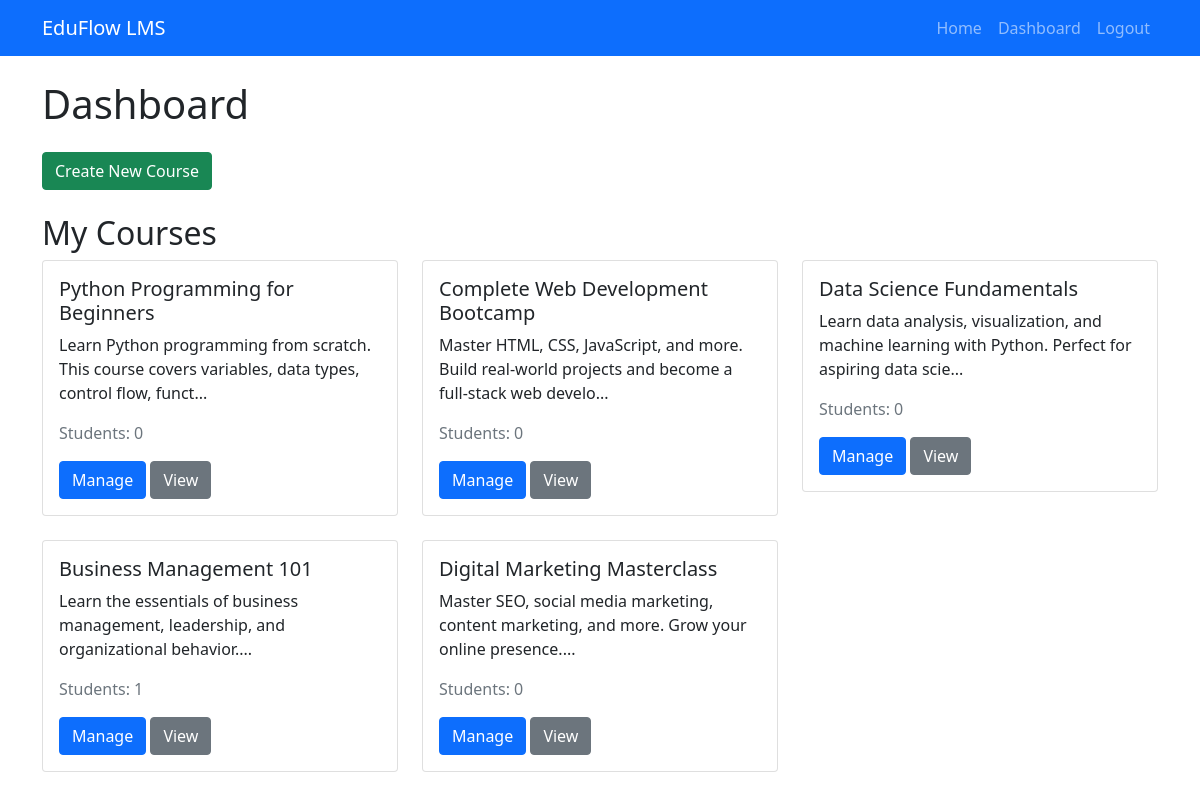
Page /dashboard (signed in) on the committed database.
### models.py (models this page shows)
class Course(db.Model):
    id = db.Column(db.Integer, primary_key=True)
    title = db.Column(db.String(200), nullable=False)
    description = db.Column(db.Text, nullable=False)
    category = db.Column(db.String(100))
    thumbnail = db.Column(db.String(200))
    instructor_id = db.Column(db.Integer, db.ForeignKey('user.id'), nullable=False)
    created_at = db.Column(db.DateTime, default=datetime.utcnow)
    modules = db.relationship('Module', backref='course', lazy=True, cascade='all, delete-orphan')
    enrollments = db.relationship('Enrollment', backref='course', lazy=True)

### app.py (the view)
@app.route('/dashboard')
@login_required
def dashboard():
    if current_user.is_instructor:
        teaching_courses = Course.query.filter_by(instructor_id=current_user.id).all()
        return render_template('dashboard.html', teaching_courses=teaching_courses)
    else:
        enrollments = Enrollment.query.filter_by(student_id=current_user.id).all()
        return render_template('dashboard.html', enrollments=enrollments)

### app.py (called while the page is built)
@login_manager.user_loader
def load_user(user_id):
    return User.query.get(int(user_id))

### templates/dashboard.html (shortened to what this page needs)
{% extends "base.html" %}
{% block content %}
<h1 class="mb-4">Dashboard</h1>
{% if current_user.is_instructor %}
    <div class="row mb-4">
        <div class="col">
            <a href="{{ url_for('create_course') }}" class="btn btn-success">Create New Course</a>
        </div>
    </div>
    <h2>My Courses</h2>
    <div class="row">
        {% for course in teaching_courses %}
            <div class="col-md-4 mb-4">
                <div class="card">
                    <div class="card-body">
                        <h5 class="card-title">{{ course.title }}</h5>
                        <p class="card-text">{{ course.description[:100] }}...</p>
                        <p class="text-muted">Students: {{ course.enrollments|length }}</p>
                        <a href="{{ url_for('manage_course', course_id=course.id) }}" class="btn btn-primary">Manage</a>
                        <a href="{{ url_for('view_course', course_id=course.id) }}" class="btn btn-secondary">View</a>
                    </div>
                </div>
            </div>
        {% endfor %}
    </div>
{% endif %}
{% endblock %}

### rows in the picture
Course: title "Python Programming for Beginners", description "Learn Python programming from scratch. This course covers variables, data types, control flow, funct", enrollments|length "0"
Course: title "Complete Web Development Bootcamp", description "Master HTML, CSS, JavaScript, and more. Build real-world projects and become a full-stack web develo", enrollments|length "0"
Course: title "Data Science Fundamentals", description "Learn data analysis, visualization, and machine learning with Python. Perfect for aspiring data scie", enrollments|length "0"
Course: title "Business Management 101", description "Learn the essentials of business management, leadership, and organizational behavior.", enrollments|length "1"
Course: title "Digital Marketing Masterclass", description "Master SEO, social media marketing, content marketing, and more. Grow your online presence.", enrollments|length "0"
